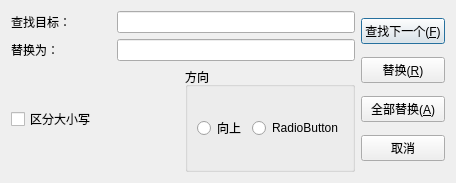
<?xml version="1.0" encoding="UTF-8"?>
<ui version="4.0">
 <class>ReplaceDialog</class>
 <widget class="QDialog" name="ReplaceDialog">
  <property name="geometry">
   <rect>
    <x>0</x>
    <y>0</y>
    <width>456</width>
    <height>183</height>
   </rect>
  </property>
  <property name="windowTitle">
   <string>Dialog</string>
  </property>
  <layout class="QHBoxLayout" name="horizontalLayout_7">
   <item>
    <layout class="QHBoxLayout" name="horizontalLayout_6">
     <item>
      <layout class="QVBoxLayout" name="verticalLayout_2">
       <item>
        <layout class="QHBoxLayout" name="horizontalLayout_2">
         <item>
          <widget class="QLabel" name="label">
           <property name="minimumSize">
            <size>
             <width>100</width>
             <height>0</height>
            </size>
           </property>
           <property name="text">
            <string>查找目标：</string>
           </property>
          </widget>
         </item>
         <item>
          <widget class="QLineEdit" name="lineEdit"/>
         </item>
        </layout>
       </item>
       <item>
        <layout class="QHBoxLayout" name="horizontalLayout">
         <item>
          <widget class="QLabel" name="label_2">
           <property name="minimumSize">
            <size>
             <width>100</width>
             <height>0</height>
            </size>
           </property>
           <property name="text">
            <string>替换为：</string>
           </property>
          </widget>
         </item>
         <item>
          <widget class="QLineEdit" name="lineEdit_2"/>
         </item>
        </layout>
       </item>
       <item>
        <layout class="QHBoxLayout" name="horizontalLayout_5">
         <item>
          <widget class="QCheckBox" name="checkBox">
           <property name="text">
            <string>区分大小写</string>
           </property>
          </widget>
         </item>
         <item>
          <widget class="QGroupBox" name="groupBox">
           <property name="title">
            <string>方向</string>
           </property>
           <layout class="QHBoxLayout" name="horizontalLayout_4">
            <item>
             <layout class="QHBoxLayout" name="horizontalLayout_3">
              <item>
               <widget class="QRadioButton" name="radioButton">
                <property name="text">
                 <string>向上</string>
                </property>
               </widget>
              </item>
              <item>
               <widget class="QRadioButton" name="radioButton_2">
                <property name="text">
                 <string>RadioButton</string>
                </property>
               </widget>
              </item>
             </layout>
            </item>
           </layout>
          </widget>
         </item>
        </layout>
       </item>
      </layout>
     </item>
     <item>
      <layout class="QVBoxLayout" name="verticalLayout">
       <item>
        <widget class="QPushButton" name="pushButton">
         <property name="text">
          <string>查找下一个(&amp;F)</string>
         </property>
        </widget>
       </item>
       <item>
        <widget class="QPushButton" name="pushButton_2">
         <property name="text">
          <string>替换(&amp;R)</string>
         </property>
        </widget>
       </item>
       <item>
        <widget class="QPushButton" name="pushButton_3">
         <property name="text">
          <string>全部替换(&amp;A)</string>
         </property>
        </widget>
       </item>
       <item>
        <widget class="QPushButton" name="pushButton_4">
         <property name="text">
          <string>取消</string>
         </property>
        </widget>
       </item>
      </layout>
     </item>
    </layout>
   </item>
  </layout>
 </widget>
 <resources/>
 <connections/>
</ui>
